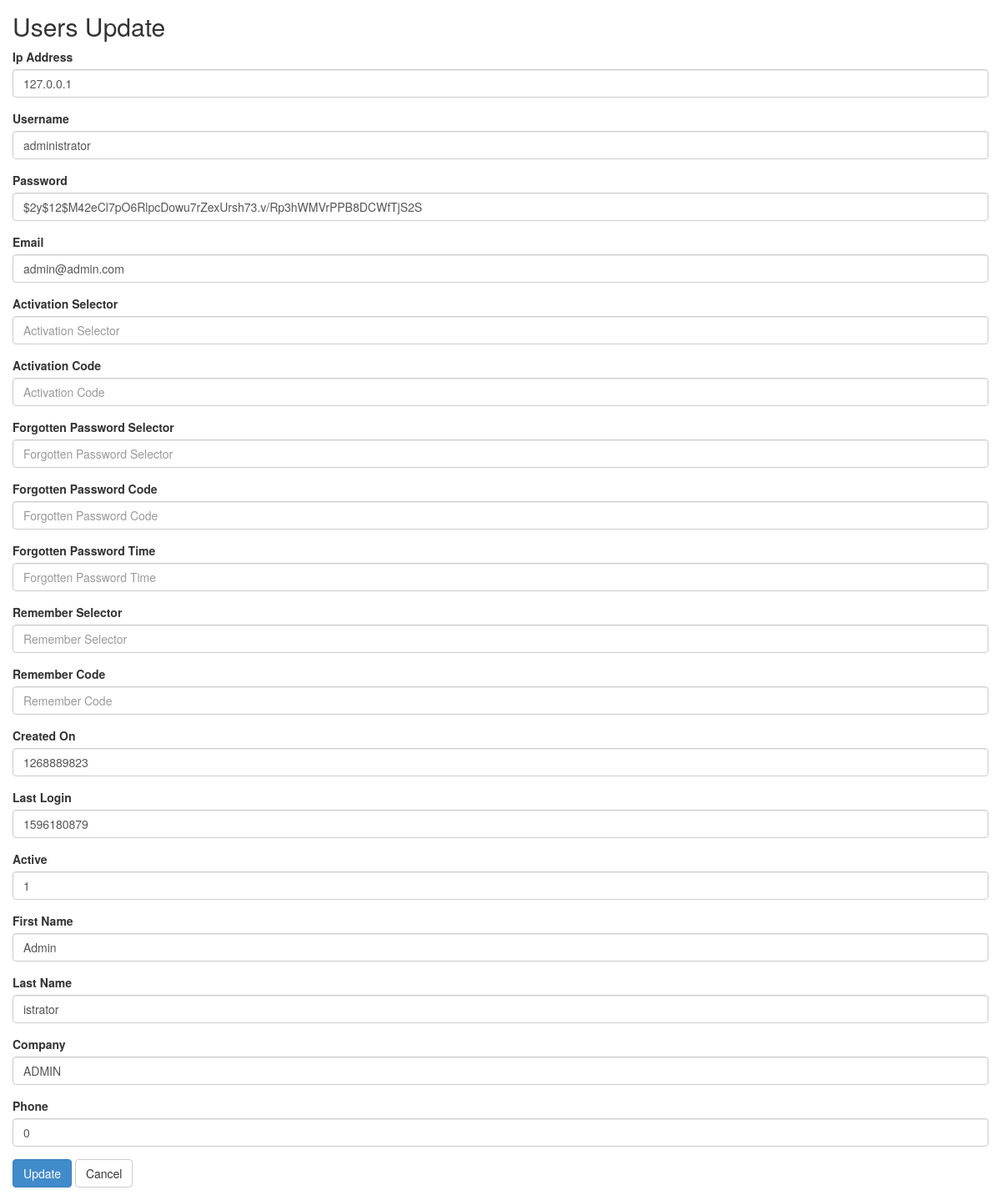
Screenshot of /users/update/1 with the database file from the repository.
### tables this page shows
CREATE TABLE `users` (
  `id` int(11) UNSIGNED NOT NULL,
  `ip_address` varchar(45) NOT NULL,
  `username` varchar(100) DEFAULT NULL,
  `password` varchar(255) NOT NULL,
  `email` varchar(254) NOT NULL,
  `activation_selector` varchar(255) DEFAULT NULL,
  `activation_code` varchar(255) DEFAULT NULL,
  `forgotten_password_selector` varchar(255) DEFAULT NULL,
  `forgotten_password_code` varchar(255) DEFAULT NULL,
  `forgotten_password_time` int(11) UNSIGNED DEFAULT NULL,
  `remember_selector` varchar(255) DEFAULT NULL,
  `remember_code` varchar(255) DEFAULT NULL,
  `created_on` int(11) UNSIGNED NOT NULL,
  `last_login` int(11) UNSIGNED DEFAULT NULL,
  `active` tinyint(1) UNSIGNED DEFAULT NULL,
  `first_name` varchar(50) DEFAULT NULL,
  `last_name` varchar(50) DEFAULT NULL,
  `company` varchar(100) DEFAULT NULL,
  `phone` varchar(20) DEFAULT NULL
);

### application/controllers/Users.php (called while the page is built, shortened)
<?php
class Users extends CI_Controller
{
    function __construct()
    {
        $this->load->model('Users_model');
        $this->load->library('form_validation');
    }
    public function update($id)
    {
        $row = $this->Users_model->get_by_id($id);
        if ($row) {
            $data = array(
                'button' => 'Update',
                'action' => site_url('users/update_action'),
		'id' => set_value('id', $row->id),
		'ip_address' => set_value('ip_address', $row->ip_address),
		'username' => set_value('username', $row->username),
		'password' => set_value('password', $row->password),
		'email' => set_value('email', $row->email),
		'activation_selector' => set_value('activation_selector', $row->activation_selector),
		'activation_code' => set_value('activation_code', $row->activation_code),
		'forgotten_password_selector' => set_value('forgotten_password_selector', $row->forgotten_password_selector),
		'forgotten_password_code' => set_value('forgotten_password_code', $row->forgotten_password_code),
		'forgotten_password_time' => set_value('forgotten_password_time', $row->forgotten_password_time),
		'remember_selector' => set_value('remember_selector', $row->remember_selector),
		'remember_code' => set_value('remember_code', $row->remember_code),
		'created_on' => set_value('created_on', $row->created_on),
		'last_login' => set_value('last_login', $row->last_login),
		'active' => set_value('active', $row->active),
		'first_name' => set_value('first_name', $row->first_name),
		'last_name' => set_value('last_name', $row->last_name),
		'company' => set_value('company', $row->company),
		'phone' => set_value('phone', $row->phone),
	    );
            $this->load->view('users/users_form', $data);
        } else {
            $this->session->set_flashdata('message', 'Record Not Found');
            redirect(site_url('users'));
        }
    }
}

### index.php (called while the page is built, shortened)
<?php
require_once BASEPATH.'core/CodeIgniter.php';

### application/models/Users_model.php (called while the page is built, shortened)
<?php
class Users_model extends CI_Model
{
    public $table = 'users';
    public $id = 'id';
    function get_by_id($id)
    {
        $this->db->where($this->id, $id);
        return $this->db->get($this->table)->row();
    }
}

### application/views/users/users_form.php (the view, shortened to what this page needs)
<!doctype html>
<html>
    <head>
        <link rel="stylesheet" href="<?php echo base_url('assets/bootstrap/css/bootstrap.min.css') ?>"/>
    </head>
    <body>
        <h2 style="margin-top:0px">Users <?php echo $button ?></h2>
        <form action="<?php echo $action; ?>" method="post">
	    <div class="form-group">
            <label for="varchar">Ip Address <?php echo form_error('ip_address') ?></label>
            <input type="text" class="form-control" name="ip_address" id="ip_address" placeholder="Ip Address" value="<?php echo $ip_address; ?>" />
        </div>
	    <div class="form-group">
            <label for="varchar">Username <?php echo form_error('username') ?></label>
            <input type="text" class="form-control" name="username" id="username" placeholder="Username" value="<?php echo $username; ?>" />
        </div>
	    <div class="form-group">
            <label for="varchar">Password <?php echo form_error('password') ?></label>
            <input type="text" class="form-control" name="password" id="password" placeholder="Password" value="<?php echo $password; ?>" />
        </div>
	    <div class="form-group">
            <label for="varchar">Email <?php echo form_error('email') ?></label>
            <input type="text" class="form-control" name="email" id="email" placeholder="Email" value="<?php echo $email; ?>" />
        </div>
	    <div class="form-group">
            <label for="varchar">Activation Selector <?php echo form_error('activation_selector') ?></label>
            <input type="text" class="form-control" name="activation_selector" id="activation_selector" placeholder="Activation Selector" value="<?php echo $activation_selector; ?>" />
        </div>
	    <div class="form-group">
            <label for="varchar">Activation Code <?php echo form_error('activation_code') ?></label>
            <input type="text" class="form-control" name="activation_code" id="activation_code" placeholder="Activation Code" value="<?php echo $activation_code; ?>" />
        </div>
	    <div class="form-group">
            <label for="varchar">Forgotten Password Selector <?php echo form_error('forgotten_password_selector') ?></label>
            <input type="text" class="form-control" name="forgotten_password_selector" id="forgotten_password_selector" placeholder="Forgotten Password Selector" value="<?php echo $forgotten_password_selector; ?>" />
        </div>
	    <div class="form-group">
            <label for="varchar">Forgotten Password Code <?php echo form_error('forgotten_password_code') ?></label>
            <input type="text" class="form-control" name="forgotten_password_code" id="forgotten_password_code" placeholder="Forgotten Password Code" value="<?php echo $forgotten_password_code; ?>" />
        </div>
	    <div class="form-group">
            <label for="int">Forgotten Password Time <?php echo form_error('forgotten_password_time') ?></label>
            <input type="text" class="form-control" name="forgotten_password_time" id="forgotten_password_time" placeholder="Forgotten Password Time" value="<?php echo $forgotten_password_time; ?>" />
        </div>
	    <div class="form-group">
            <label for="varchar">Remember Selector <?php echo form_error('remember_selector') ?></label>
            <input type="text" class="form-control" name="remember_selector" id="remember_selector" placeholder="Remember Selector" value="<?php echo $remember_selector; ?>" />
        </div>
	    <div class="form-group">
            <label for="varchar">Remember Code <?php echo form_error('remember_code') ?></label>
            <input type="text" class="form-control" name="remember_code" id="remember_code" placeholder="Remember Code" value="<?php echo $remember_code; ?>" />
        </div>
	    <div class="form-group">
            <label for="int">Created On <?php echo form_error('created_on') ?></label>
            <input type="text" class="form-control" name="created_on" id="created_on" placeholder="Created On" value="<?php echo $created_on; ?>" />
        </div>
	    <div class="form-group">
            <label for="int">Last Login <?php echo form_error('last_login') ?></label>
            <input type="text" class="form-control" name="last_login" id="last_login" placeholder="Last Login" value="<?php echo $last_login; ?>" />
        </div>
	    <div class="form-group">
            <label for="tinyint">Active <?php echo form_error('active') ?></label>
            <input type="text" class="form-control" name="active" id="active" placeholder="Active" value="<?php echo $active; ?>" />
        </div>
	    <div class="form-group">
            <label for="varchar">First Name <?php echo form_error('first_name') ?></label>
            <input type="text" class="form-control" name="first_name" id="first_name" placeholder="First Name" value="<?php echo $first_name; ?>" />
        </div>
	    <div class="form-group">
            <label for="varchar">Last Name <?php echo form_error('last_name') ?></label>
            <input type="text" class="form-control" name="last_name" id="last_name" placeholder="Last Name" value="<?php echo $last_name; ?>" />
        </div>
	    <div class="form-group">
            <label for="varchar">Company <?php echo form_error('company') ?></label>
            <input type="text" class="form-control" name="company" id="company" placeholder="Company" value="<?php echo $company; ?>" />
        </div>
	    <div class="form-group">
            <label for="varchar">Phone <?php echo form_error('phone') ?></label>
            <input type="text" class="form-control" name="phone" id="phone" placeholder="Phone" value="<?php echo $phone; ?>" />
        </div>
	    <button type="submit" class="btn btn-primary"><?php echo $button ?></button>
	    <a href="<?php echo site_url('users') ?>" class="btn btn-default">Cancel</a>
	</form>
    </body>
</html>

### application/views/users/users_form.php (style rules this page uses)
body { padding: 15px; }

### rows the page displays
users: ip_address "127.0.0.1", username "administrator", password "$2y$12$M42eCl7pO6RlpcDowu7rZexUrsh73.v/Rp3hWMVrPPB8DCWfTjS2S", email "admin@admin.com", created_on "1268889823", last_login "1596180879", active "1", first_name "Admin", last_name "istrator", company "ADMIN", phone "0"

### other values shown
$button "Update"
